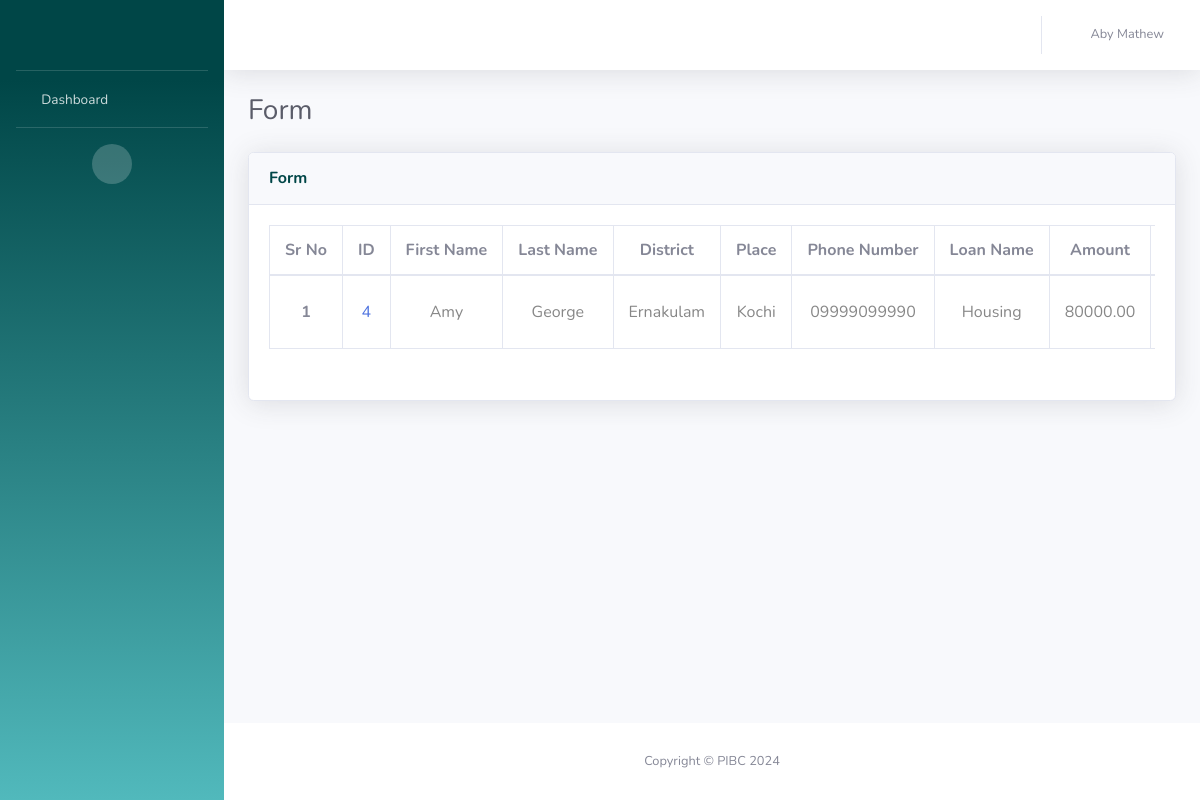
The page /all-application (signed in) on the database its author committed.
### UserApp/models.py (models this page shows, shortened)
class LoanApplicationModel(models.Model):
    ACCEPT = 'Accept'
    REJECT = 'Reject'
    NOT_SELECTED = 'Not selected'
    STATUS_CHOICES = [
        (ACCEPT, 'Accept'),
        (REJECT, 'Reject'),
        (NOT_SELECTED, 'Not selected'),
    ]
    form_id = models.AutoField(primary_key=True)
    first_name = models.CharField(max_length=100)
    last_name = models.CharField(max_length=100)
    district = models.CharField(max_length=100)
    place = models.CharField(max_length=100)
    phone_no = models.CharField(max_length=15, null=True)
    loan_name = models.ForeignKey(LoanModel, on_delete=models.CASCADE)
    loan_amount = models.DecimalField(max_digits=10, decimal_places=2)
    followup_date = models.DateField()
    description = models.TextField()
    status_name = models.ForeignKey(StatusModel, on_delete=models.CASCADE)
    application_description = models.TextField(null=True)
    bank_name = models.ForeignKey(BankModel, on_delete=models.CASCADE)
    executive_name = models.CharField(max_length=100)
    mobileno_1 = models.CharField(max_length=15)
    mobileno_2 = models.CharField(max_length=15, blank=True, null=True)
    assigned_to = models.ForeignKey(AdminModel, on_delete=models.CASCADE)
    work_status = models.CharField(
        max_length=20,
        choices=STATUS_CHOICES,
        default=NOT_SELECTED,  # Set default value to "Not selected"
        null=True,
    )

class LoanModel(models.Model):
    loan_id = models.AutoField(primary_key=True)
    loan_name = models.CharField(max_length=100)
    def __str__(self):
        return self.loan_name

### UserApp/views.py (the view)
# urls.py: path('all-application', views.all_app, name='allapp'),
def all_app(request):
    user = request.session.get('user', None)
    if user is None:
        return redirect('/login')
    else:
        loan_app = LoanApplicationModel.objects.all()
        admin = AdminModel.objects.get(admin_id=user)
        admin_name = f"{admin.admin_first_name} {admin.admin_last_name}"
        return render(request, 'all-files.html', {'username': admin_name, 'admin': admin, 'forms':loan_app})

### UserApp/models.py (called while the page is built)
    def __str__(self):
        return self.status_name

    def __str__(self):
        return self.bank_name

### templates/all-files.html (shortened to what this page needs)
<!DOCTYPE html>
<html lang="en">
<head>
    {% load static %}
    <link href="{% static 'vendor/fontawesome-free/css/all.min.css' %}" rel="stylesheet" type="text/css">
    <link href="{% static 'css/sb-admin-2.min.css' %}" rel="stylesheet">
  </head>
<body id="page-top">
    <div id="wrapper">
        <ul class="navbar-nav bg-gradient-primary sidebar sidebar-dark accordion" id="accordionSidebar">
            <a class="sidebar-brand d-flex align-items-center justify-content-center" href="{% url 'home' %}">
                <div class="logo" style="background-image: url({% static 'img/pibc.png' %});"></div>
            </a>
            <hr class="sidebar-divider my-0">
            <li class="nav-item">
                <a class="nav-link" href="{% url 'home' %}">
                    <i class="fas fa-fw fa-tachometer-alt"></i>
                    <span>Dashboard</span></a>
            </li>
            <hr class="sidebar-divider d-none d-md-block">
            <div class="text-center d-none d-md-inline">
                <button class="rounded-circle border-0" id="sidebarToggle"></button>
            </div>
        </ul>
        <div id="content-wrapper" class="d-flex flex-column">
            <div id="content">
                <nav class="navbar navbar-expand navbar-light bg-white topbar mb-4 static-top shadow">
                    <ul class="navbar-nav ml-auto">
                        <li class="nav-item dropdown no-arrow">
                            <a class="nav-link dropdown-toggle" href="#" id="userDropdown" role="button"
                                data-toggle="dropdown" aria-haspopup="true" aria-expanded="false">
                                <i class="fas fa-fw fa-user"></i>
                                <span class="mr-2 d-none d-lg-inline text-gray-600 small">{{username}}</span>
                            </a>
                        </li>
                    </ul>
                </nav>
                <div class="container-fluid">
                    <div class="d-sm-flex align-items-center justify-content-between mb-4">
                        <h1 class="h3 mb-0 text-gray-800">Form</h1>
                    </div>
                    <div class="row">
                        <div class="col-xl-12 col-lg-7">
                            <div class="card shadow mb-4">
                                <div
                                    class="card-header py-3 d-flex flex-row align-items-center justify-content-between">
                                    <h6 class="m-0 font-weight-bold text-primary">Form</h6>
                                </div>
                                <div class="card-body">
                                    <div class="table-responsive-xxl">
                                        <div style="overflow-x: auto; max-width: 100%;">
                                            <table class="table table-bordered table-hover all-users">
                                                <thead>
                                                    <tr>
                                                      <th scope="col">Sr No</th>
                                                      <th scope="col">ID</th>
                                                      <th scope="col">First Name</th>
                                                      <th scope="col">Last Name</th>
                                                      <th scope="col">District</th>
                                                      <th scope="col">Place</th>
                                                      <th scope="col">Phone Number</th>
                                                      <th scope="col">Loan Name</th>
                                                      <th scope="col">Amount</th>
                                                      <th scope="col">FollowUp Date</th>
                                                    </tr>
                                                </thead>
                                                <tbody>
                                                    {% for form in forms %}
                                                    <tr>
                                                    <th scope="row">{{ forloop.counter }}</th>
                                                    <td>
                                                        <a href="{% url 'loan-page' form.form_id %}">
                                                        {{form.form_id}}
                                                        </a>
                                                    </td>
                                                    <td>{{form.first_name}}</td>
                                                    <td>{{form.last_name}}</td>
                                                    <td>{{form.district}}</td>
                                                    <td>{{form.place}}</td>
                                                    <td>{{form.phone_no}}</td>
                                                    <td>{{form.loan_name}}</td>
                                                    <td>{{form.loan_amount}}</td>
                                                    <td>{{form.followup_date}}</td>
                                                    </tr>
                                                    {% endfor %}
                                                </tbody>
                                            </table>
                                        </div>
                                    </div>
                                </div>
                            </div>
                        </div>
                    </div>
                </div>
            </div>
            <footer class="sticky-footer bg-white">
                <div class="container my-auto">
                    <div class="copyright text-center my-auto">
                        <span>Copyright &copy; PIBC 2024</span>
                    </div>
                </div>
            </footer>
        </div>
    </div>
</body>
</html>

### templates/all-files.html (style rules this page uses)
.logo { height:2.5rem; width:8rem; background-position: center; background-size: cover; background-repeat: no-repeat; }
.table th { white-space: nowrap; }
.table td { white-space: nowrap; color: #878787; }
.table { width: 100%; margin-bottom: 1rem; background-color: transparent; }
.table th, .table td { padding: 12px 15px; vertical-align: middle; text-align: center; }
.table-responsive-xxl { padding-bottom: 15px; }

### rows shown on the page
LoanApplicationModel: form_id "4", first_name "Amy", last_name "George", district "Ernakulam", place "Kochi", phone_no "09999099990", loan_name "Housing", loan_amount "80000.00"

### other values the page prints
{{ username }} "Aby Mathew"
